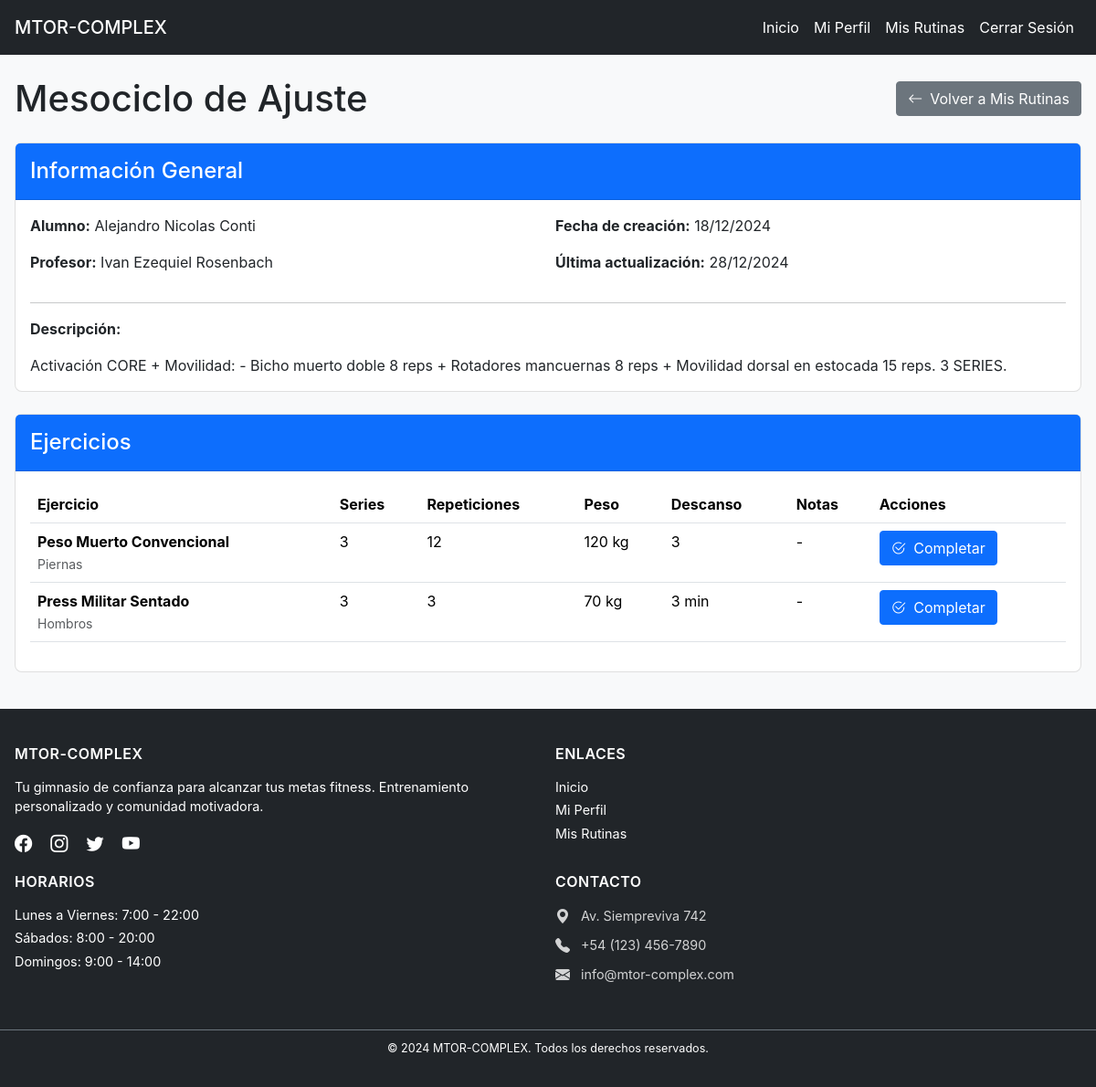
/gimnasio/alumno/rutinas/1/ (signed in), run on the app's committed database.
### gimnasio/models.py (models this page shows, shortened)
class Rutina(models.Model):
    nombre = models.CharField(max_length=100, default='Nueva Rutina')
    descripcion = models.TextField(blank=True)
    alumno = models.ForeignKey(Alumno, on_delete=models.CASCADE, related_name='rutinas')
    profesor = models.ForeignKey(User, on_delete=models.CASCADE, related_name='rutinas_asignadas')
    fecha_creacion = models.DateTimeField(auto_now_add=True)
    fecha_actualizacion = models.DateTimeField(auto_now=True)
    ejercicios = models.ManyToManyField(Ejercicio, through='RutinaEjercicio')
    activa = models.BooleanField(default=True)
    class Meta:
        verbose_name = "Rutina"
        verbose_name_plural = "Rutinas"
        ordering = ['-fecha_creacion']

class Alumno(models.Model):
    usuario = models.OneToOneField(User, on_delete=models.CASCADE)
    nombre = models.CharField(max_length=100)
    edad = models.IntegerField()
    altura = models.FloatField(help_text='Altura en centímetros')
    peso = models.FloatField(help_text='Peso en kilogramos')
    fecha_registro = models.DateTimeField(auto_now_add=True)
    activo = models.BooleanField(default=True)
    profesor = models.ForeignKey(
        User,
        on_delete=models.SET_NULL,
        null=True,
        blank=True,
        related_name='alumnos_asignados'
    )
    dias_asistencia = models.ManyToManyField(DiaAsistencia, blank=True)
    class Meta:
        verbose_name = "Alumno"
        verbose_name_plural = "Alumnos"
        ordering = ['nombre']

class RutinaEjercicio(models.Model):
    rutina = models.ForeignKey(Rutina, on_delete=models.CASCADE)
    ejercicio = models.ForeignKey(Ejercicio, on_delete=models.CASCADE)
    series = models.IntegerField()
    repeticiones = models.CharField(max_length=50)  # Permite rangos como "8-12"
    peso = models.CharField(max_length=50, blank=True)  # Permite rangos o "Peso corporal"
    descanso = models.CharField(max_length=50)  # Ejemplo: "60 segundos"
    orden = models.IntegerField()
    notas = models.TextField(blank=True)
    class Meta:
        verbose_name = "Ejercicio de Rutina"
        verbose_name_plural = "Ejercicios de Rutina"
        ordering = ['orden']

class Ejercicio(models.Model):
    nombre = models.CharField(max_length=100)
    descripcion = models.TextField()
    grupo_muscular = models.CharField(max_length=50, default='General')
    imagen_url = models.URLField(blank=True, null=True)
    video_url = models.URLField(blank=True, null=True)
    creado_por = models.ForeignKey(User, on_delete=models.CASCADE, null=True, blank=True)
    fecha_creacion = models.DateTimeField(default=timezone.now)
    class Meta:
        verbose_name = "Ejercicio"
        verbose_name_plural = "Ejercicios"
        ordering = ['nombre']

### gimnasio/views.py (the view)
# urls.py: path('alumno/rutinas/<int:rutina_id>/', views.detalle_rutina, name='detalle_rutina'),
@login_required
def detalle_rutina(request, rutina_id):
    rutina = get_object_or_404(Rutina, id=rutina_id)
    if not (es_profesor(request.user) or request.user.alumno == rutina.alumno):
        messages.error(request, 'No tienes permiso para ver esta rutina.')
        return redirect('gimnasio:index')
    ejercicios = RutinaEjercicio.objects.filter(rutina=rutina).order_by('orden')
    return render(request, 'gimnasio/rutinas/detalle_rutina.html', {
        'rutina': rutina,
        'ejercicios': ejercicios
    })

### gimnasio/views.py (called while the page is built)
def es_profesor(user):
    if user.is_superuser:
        return True
    return user.is_authenticated and hasattr(user, 'perfil') and user.perfil.es_profesor

### gimnasio/templates/gimnasio/rutinas/detalle_rutina.html (shortened to what this page needs)
{% extends 'gimnasio/base.html' %}
{% block contenido %}
<div class="container py-4">
    <div class="d-flex justify-content-between align-items-center mb-4">
        <h1 class="mb-0">{{ rutina.nombre }}</h1>
        {% if user.perfil.es_profesor %}
            <a href="{% url 'gimnasio:panel_profesor' %}" class="btn btn-secondary">
                <i class="bi bi-arrow-left me-2"></i>Volver al Panel
            </a>
        {% else %}
            <a href="{% url 'gimnasio:mis_rutinas' %}" class="btn btn-secondary">
                <i class="bi bi-arrow-left me-2"></i>Volver a Mis Rutinas
            </a>
        {% endif %}
    </div>
    <div class="card shadow mb-4">
        <div class="card-header bg-primary text-white">
            <h4 class="card-title mb-0">Información General</h4>
        </div>
        <div class="card-body">
            <div class="row">
                <div class="col-md-6">
                    <p><strong>Alumno:</strong> {{ rutina.alumno.nombre }}</p>
                    <p><strong>Profesor:</strong> {{ rutina.profesor.get_full_name|default:rutina.profesor.username }}</p>
                </div>
                <div class="col-md-6">
                    <p><strong>Fecha de creación:</strong> {{ rutina.fecha_creacion|date:"d/m/Y" }}</p>
                    <p><strong>Última actualización:</strong> {{ rutina.fecha_actualizacion|date:"d/m/Y" }}</p>
                </div>
            </div>
            {% if rutina.descripcion %}
                <hr>
                <p><strong>Descripción:</strong></p>
                <p class="mb-0">{{ rutina.descripcion }}</p>
            {% endif %}
        </div>
    </div>
    <div class="card shadow">
        <div class="card-header bg-primary text-white">
            <h4 class="card-title mb-0">Ejercicios</h4>
        </div>
        <div class="card-body">
            {% if ejercicios %}
                <div class="table-responsive">
                    <table class="table table-hover">
                        <thead>
                            <tr>
                                <th>Ejercicio</th>
                                <th>Series</th>
                                <th>Repeticiones</th>
                                <th>Peso</th>
                                <th>Descanso</th>
                                <th>Notas</th>
                                {% if not user.perfil.es_profesor %}
                                    <th>Acciones</th>
                                {% endif %}
                            </tr>
                        </thead>
                        <tbody>
                            {% for ejercicio in ejercicios %}
                            <tr>
                                <td>
                                    <strong>{{ ejercicio.ejercicio.nombre }}</strong>
                                    <br>
                                    <small class="text-muted">{{ ejercicio.ejercicio.grupo_muscular }}</small>
                                </td>
                                <td>{{ ejercicio.series }}</td>
                                <td>{{ ejercicio.repeticiones }}</td>
                                <td>{{ ejercicio.peso }} kg</td>
                                <td>{{ ejercicio.descanso }}</td>
                                <td>{{ ejercicio.notas|default:"-" }}</td>
                                {% if not user.perfil.es_profesor %}
                                    <td>
                                        <button type="button"
                                                class="btn btn-primary btn-sm"
                                                data-bs-toggle="modal"
                                                data-bs-target="#completarEjercicioModal{{ ejercicio.id }}">
                                            <i class="bi bi-check2-circle me-1"></i>
                                            Completar
                                        </button>
                                    </td>
                                {% endif %}
                            </tr>
                            {% endfor %}
                        </tbody>
                    </table>
                </div>
            {% else %}
                <p class="text-center text-muted mb-0">No hay ejercicios asignados a esta rutina.</p>
            {% endif %}
        </div>
    </div>
</div>
{% endblock %}

### gimnasio/static/gimnasio/css/styles.css (style rules this page uses)
:root { --primary-color: #0d6efd; --secondary-color: #6c757d; --success-color: #198754; --danger-color: #dc3545; --warning-color: #ffc107; --info-color: #0dcaf0; --light-color: #f8f9fa; --dark-color: #212529; --navbar-height: 60px; --footer-height: auto; }
* { margin: 0; padding: 0; box-sizing: border-box; }
body { margin: 0; padding: 0; min-height: 100vh; font-family: -apple-system, BlinkMacSystemFont, "Segoe UI", Roboto, "Helvetica Neue", Arial, sans-serif; overflow-x: hidden; background-color: var(--light-color); }
.btn, .form-control, .nav-link, .navbar, .dropdown-item, .form-select, .card, .ejercicio-form { transition: none !important; transform: none !important; box-shadow: none !important; }
.container { width: 100%; max-width: 1200px; margin: 0 auto; padding: 1rem; }
.btn { display: inline-block; font-weight: 400; text-align: center; vertical-align: middle; padding: 0.375rem 0.75rem; font-size: 1rem; line-height: 1.5; border-radius: 0.25rem; border: 1px solid transparent; cursor: pointer; text-decoration: none; }
.btn-primary { background-color: var(--primary-color); border-color: var(--primary-color); color: white; }
.btn-secondary { background-color: var(--secondary-color); border-color: var(--secondary-color); color: white; }
.card { background-color: white; border-radius: 0.5rem; border: 1px solid rgba(0,0,0,0.125); margin-bottom: 1rem; }
.card-header { padding: 1rem; background-color: rgba(0,0,0,0.03); border-bottom: 1px solid rgba(0,0,0,0.125); }
.card-header.bg-primary { background-color: var(--primary-color) !important; color: white; }
.card-body { padding: 1rem; }
.row { display: flex; flex-wrap: wrap; margin-right: -0.5rem; margin-left: -0.5rem; }
[class*="col-"] { padding-right: 0.5rem; padding-left: 0.5rem; }
.col-md-6 { width: 50%; }

### data on the page
Rutina: nombre "Mesociclo de Ajuste", alumno.nombre "Alejandro Nicolas Conti", profesor.get_full_name "Ivan Ezequiel Rosenbach", fecha_creacion "18/12/2024", fecha_actualizacion "28/12/2024", descripcion "Activación CORE + Movilidad: - Bicho muerto doble 8 reps + Rotadores mancuernas 8 reps + Movilidad dorsal en estocada 15 reps. 3 SERIES."
RutinaEjercicio: ejercicio.nombre "Peso Muerto Convencional", ejercicio.grupo_muscular "Piernas", series "3", repeticiones "12", peso "120", descanso "3", notas "-"
RutinaEjercicio: ejercicio.nombre "Press Militar Sentado", ejercicio.grupo_muscular "Hombros", series "3", repeticiones "3", peso "70", descanso "3 min", notas "-"
